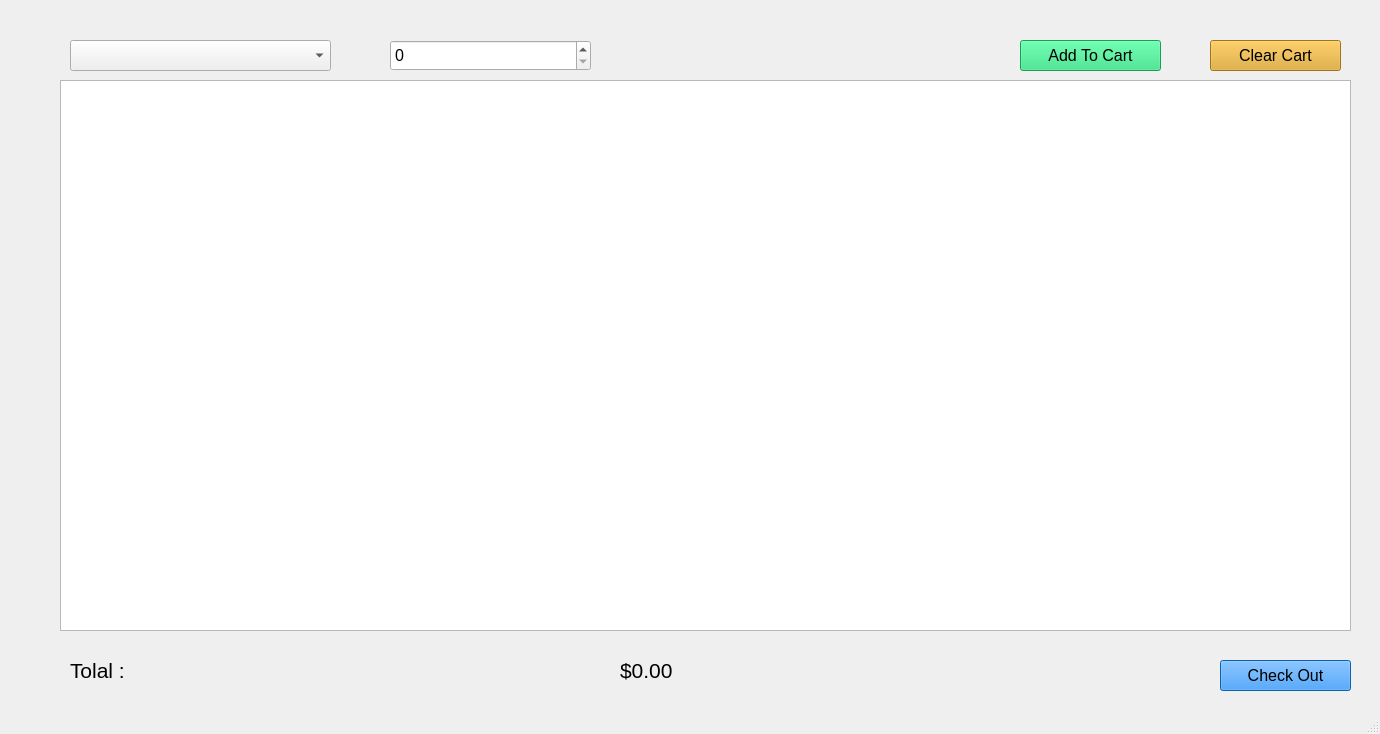
<?xml version="1.0" encoding="UTF-8"?>
<ui version="4.0">
 <class>MainWindow</class>
 <widget class="QMainWindow" name="MainWindow">
  <property name="geometry">
   <rect>
    <x>0</x>
    <y>0</y>
    <width>1380</width>
    <height>734</height>
   </rect>
  </property>
  <property name="windowTitle">
   <string>MainWindow</string>
  </property>
  <widget class="QWidget" name="centralwidget">
   <widget class="QComboBox" name="cmbProducts">
    <property name="geometry">
     <rect>
      <x>70</x>
      <y>40</y>
      <width>261</width>
      <height>31</height>
     </rect>
    </property>
    <property name="font">
     <font>
      <pointsize>12</pointsize>
     </font>
    </property>
   </widget>
   <widget class="QSpinBox" name="spnQty">
    <property name="geometry">
     <rect>
      <x>390</x>
      <y>40</y>
      <width>201</width>
      <height>31</height>
     </rect>
    </property>
    <property name="font">
     <font>
      <pointsize>12</pointsize>
     </font>
    </property>
   </widget>
   <widget class="QPushButton" name="btnClearCart">
    <property name="geometry">
     <rect>
      <x>1210</x>
      <y>40</y>
      <width>131</width>
      <height>31</height>
     </rect>
    </property>
    <property name="font">
     <font>
      <pointsize>12</pointsize>
     </font>
    </property>
    <property name="styleSheet">
     <string notr="true">background-color: #dca422;</string>
    </property>
    <property name="text">
     <string>Clear Cart</string>
    </property>
   </widget>
   <widget class="QPushButton" name="btnAddToCart">
    <property name="geometry">
     <rect>
      <x>1020</x>
      <y>40</y>
      <width>141</width>
      <height>31</height>
     </rect>
    </property>
    <property name="font">
     <font>
      <pointsize>12</pointsize>
     </font>
    </property>
    <property name="styleSheet">
     <string notr="true"> background-color: #22dc79;</string>
    </property>
    <property name="text">
     <string>Add To Cart</string>
    </property>
   </widget>
   <widget class="QTableWidget" name="tblCart">
    <property name="geometry">
     <rect>
      <x>60</x>
      <y>80</y>
      <width>1291</width>
      <height>551</height>
     </rect>
    </property>
   </widget>
   <widget class="QPushButton" name="btnCheckout">
    <property name="geometry">
     <rect>
      <x>1220</x>
      <y>660</y>
      <width>131</width>
      <height>31</height>
     </rect>
    </property>
    <property name="font">
     <font>
      <pointsize>12</pointsize>
     </font>
    </property>
    <property name="styleSheet">
     <string notr="true">background-color: #1285f8;</string>
    </property>
    <property name="text">
     <string>Check Out</string>
    </property>
   </widget>
   <widget class="QLabel" name="lblTotal_2">
    <property name="geometry">
     <rect>
      <x>70</x>
      <y>650</y>
      <width>111</width>
      <height>41</height>
     </rect>
    </property>
    <property name="font">
     <font>
      <pointsize>16</pointsize>
     </font>
    </property>
    <property name="text">
     <string>Tolal : </string>
    </property>
   </widget>
   <widget class="QLabel" name="lblTotal">
    <property name="geometry">
     <rect>
      <x>620</x>
      <y>650</y>
      <width>111</width>
      <height>41</height>
     </rect>
    </property>
    <property name="font">
     <font>
      <pointsize>16</pointsize>
     </font>
    </property>
    <property name="text">
     <string>$0.00</string>
    </property>
   </widget>
  </widget>
  <widget class="QStatusBar" name="statusbar"/>
 </widget>
 <resources/>
 <connections/>
</ui>
